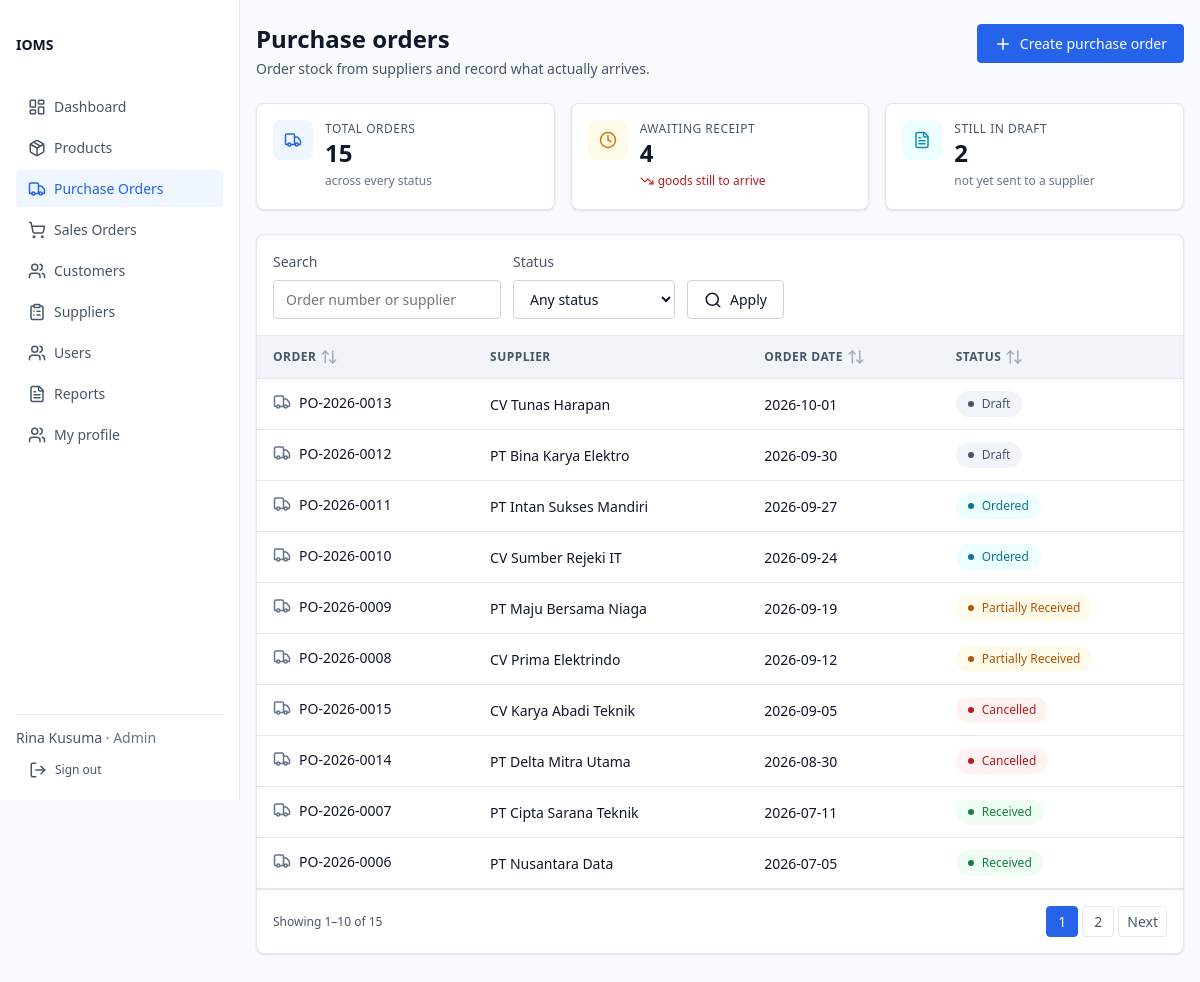
Before: /purchase-orders (signed in) with the older database file.
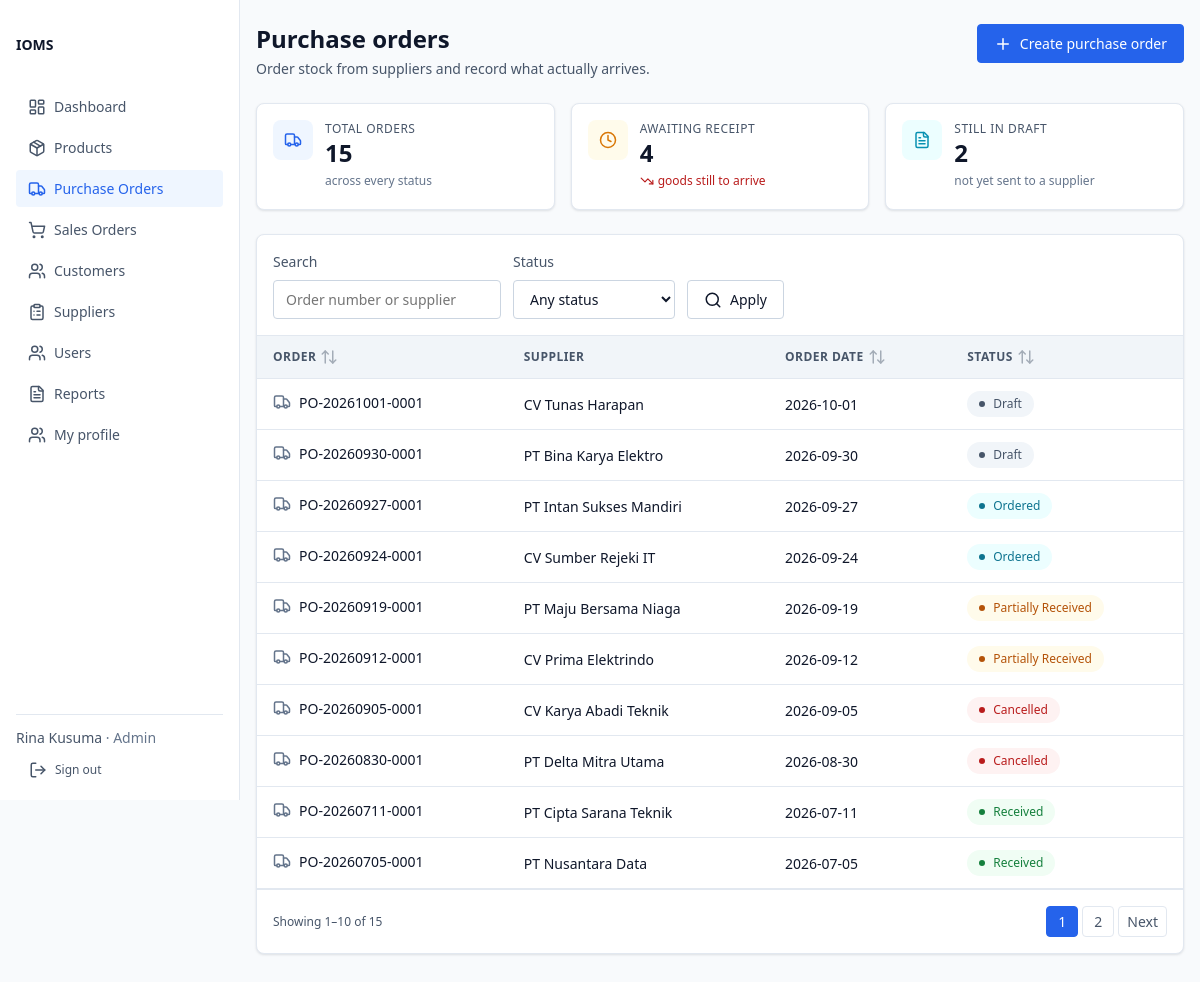
After: the same page with the newer database file.
### tables this page shows
CREATE TABLE IF NOT EXISTS `purchase_order` (
    `id`           BIGINT UNSIGNED NOT NULL AUTO_INCREMENT,
    `order_number` VARCHAR(32)     NOT NULL,
    `supplier_id`  BIGINT UNSIGNED NOT NULL,                   
    `warehouse_id` BIGINT UNSIGNED NOT NULL,                   
    `status`       ENUM('Draft', 'Ordered', 'PartiallyReceived', 'Received', 'Cancelled')
                   NOT NULL DEFAULT 'Draft',                   
    `order_date`   DATE            NOT NULL,                   
    `created_by`   BIGINT UNSIGNED NOT NULL,
    `created_at`   DATETIME        NOT NULL,
    `updated_at`   DATETIME        NOT NULL,
    PRIMARY KEY (`id`),
    UNIQUE KEY `uq_purchase_order_number` (`order_number`),
    KEY `ix_purchase_order_status_date` (`status`, `order_date`),
    KEY `ix_purchase_order_supplier` (`supplier_id`),
    KEY `ix_purchase_order_warehouse` (`warehouse_id`),
    CONSTRAINT `fk_purchase_order_supplier`
        FOREIGN KEY (`supplier_id`) REFERENCES `supplier` (`id`) ON DELETE RESTRICT,
    CONSTRAINT `fk_purchase_order_warehouse`
        FOREIGN KEY (`warehouse_id`) REFERENCES `warehouse` (`id`) ON DELETE RESTRICT,
    CONSTRAINT `fk_purchase_order_created_by`
        FOREIGN KEY (`created_by`) REFERENCES `user` (`id`) ON DELETE RESTRICT
);

### app/Support/View.php (called while the page is built, shortened)
<?php
final class View
{
    private array $shared = [];
    public function share(string $key, mixed $value): void
    {
        $this->shared[$key] = $value;
    }
    public function render(string $template, array $data = [], string $layout = 'layout/app'): string
    {
        $content = $this->renderPartial($template, $data);
        return $this->renderPartial($layout, array_merge($data, ['content' => $content]));
    }
    public function renderPartial(string $template, array $data = []): string
    {
        $file = $this->viewPath . '/' . $template . '.php';
        $scope = array_merge($this->shared, $data);
        try {
            (static function (string $__file, array $__scope): void {
                extract($__scope, EXTR_SKIP);
                require $__file;
            })($file, $scope);
        } catch (Throwable $e) {
            ob_end_clean();
            throw $e;
        }
        $output = ob_get_clean();
        return $output === false ? '' : $output;
    }
    public static function e(?string $value): string
    {
        return htmlspecialchars($value ?? '', ENT_QUOTES | ENT_SUBSTITUTE, 'UTF-8');
    }
}

### app/Controller/PurchaseOrderController.php (called while the page is built, shortened)
<?php
final class PurchaseOrderController
{
    public function index(Request $request): Response
    {
        $criteria = $this->criteriaFrom($request);
        $filters = $request->queryState(self::FILTER_KEYS);
        $sorted = $criteria + $request->sortCriteria(self::SORT_KEYS, 'desc');
        $paginator = new Paginator(
            $this->purchaseOrders->count($criteria),
            $request->queryInt('page', 1),
            $filters,
        );
        $orders = $this->purchaseOrders->search($sorted, $paginator->perPage(), $paginator->offset());
        return Response::html($this->view->render('purchase-orders/index', [
            'title'         => 'Purchase orders',
            'activeNav'     => 'purchase-orders',
            'orders'        => $orders,
            'paginator'     => $paginator,
            'basePath'      => '/purchase-orders',
            'filters'       => $filters,
            'hasFilters'    => $filters !== [],
            'statuses'      => PurchaseOrderStatus::cases(),
            'supplierNames' => $this->supplierNames($orders),
            'summary'       => $this->summary(),
        ]));
    }
    private function summary(): array
    {
        $counts = $this->purchaseOrders->countByStatus();
        return [
            'total'           => array_sum($counts),
            'awaitingReceipt' => ($counts[PurchaseOrderStatus::Ordered->value] ?? 0)
                + ($counts[PurchaseOrderStatus::PartiallyReceived->value] ?? 0),
            'draft'           => $counts[PurchaseOrderStatus::Draft->value] ?? 0,
        ];
    }
    private function supplierNames(array $orders): array
    {
        $names = [];
        foreach ($orders as $order) {
            $names[$order->supplierId] = $this->parties->requireSupplier($order->supplierId)->name;
        }
        return $names;
    }
    private function criteriaFrom(Request $request): array
    {
        $criteria = [];
        return $criteria;
    }
}

### public/index.php (called while the page is built, shortened)
<?php
$config = require dirname(__DIR__) . '/config/app.php';
$buildContainer = require dirname(__DIR__) . '/config/container.php';
$container = $buildContainer($config);
$router = $container['router'];
$view = $container['view'];
$request = Request::fromGlobals();
$errorResponse = static function (
    Request $request,
    View $view,
    int $status,
    string $code,
    string $message,
): Response {
    if ($request->expectsJson()) {
        return Response::jsonError($code, $message, $status);
    }
    return Response::html(
        $view->render('error/' . $status, ['title' => 'Error ' . $status], 'layout/auth'),
        $status,
    );
};
try {
    $route = $router->match($request->method(), $request->path());
    $controllers = $container['controllers'];
    $controllerKey = $route['controller'];
    $controller = $controllers[$controllerKey]();
    $action = $route['action'];
    $response = $controller->{$action}($request->withRouteParams($route['params']));
} catch (UnauthenticatedException) {
    if ($request->expectsJson()) {
        Response::jsonError('unauthorized', 'Authentication required.', 401)->send();
    } else {
        Response::redirect('/login')->send();
    }
} catch (ForbiddenException $e) {
    $errorResponse($request, $view, 403, 'forbidden', $e->getMessage())->send();
} catch (NotFoundException) {
    $errorResponse($request, $view, 404, 'not_found', 'Resource not found.')->send();
} catch (RateLimitException $e) {
    if ($request->expectsJson()) {
        Response::jsonError('rate_limited', $e->getMessage(), 429)->send();
    } else {
        Response::html(
            $view->render('error/429', ['title' => 'Too Many Requests'], 'layout/auth'),
            429,
        )->send();
    }
} catch (ValidationException | DomainException $e) {
    error_log('Unhandled domain/validation error: ' . $e->getMessage());
    $errorResponse($request, $view, 400, 'invalid_request', 'The request could not be processed.')->send();
} catch (Throwable $e) {
    error_log(sprintf(
        'Unhandled %s: %s in %s:%d',
        $e::class,
        $e->getMessage(),
        $e->getFile(),
        $e->getLine(),
    ));
    $errorResponse($request, $view, 500, 'server_error', 'Something went wrong. Please try again.')->send();
}

### app/Support/Request.php (called while the page is built, shortened)
<?php
final class Request
{
    public function queryString(string $key, string $default = ''): string
    {
        $value = $this->query[$key] ?? null;
        return is_string($value) ? trim($value) : $default;
    }
    public function queryState(array $keys): array
    {
        $state = [];
        foreach ($keys as $key) {
            $value = $this->queryString($key);
        }
        return $state;
    }
}

### app/Support/Database.php (called while the page is built, shortened)
<?php
final class Database implements TransactionRunner
{
    private ?PDO $pdo = null;
    public function pdo(): PDO
    {
        if ($this->pdo instanceof PDO) {
            return $this->pdo;
        }
        $dsn = sprintf(
            'mysql:host=%s;port=%d;dbname=%s;charset=utf8mb4',
            $this->config['host'],
            $this->config['port'],
            $this->config['database'],
        );
        try {
            $this->pdo = new PDO(
                $dsn,
                $this->config['username'],
                $this->config['password'],
                [
                    PDO::ATTR_ERRMODE            => PDO::ERRMODE_EXCEPTION,
                    PDO::ATTR_DEFAULT_FETCH_MODE => PDO::FETCH_ASSOC,
                    PDO::ATTR_EMULATE_PREPARES   => false,
                    PDO::ATTR_STRINGIFY_FETCHES  => false,
                    \Pdo\Mysql::ATTR_FOUND_ROWS  => true,
                ],
            );
        } catch (PDOException $e) {
            error_log('Database connection failed: ' . $e->getMessage());
            throw new RuntimeException('Database connection failed.', 0, $e);
        }
        return $this->pdo;
    }
}

### app/Repository/Mysql/MysqlRepository.php (called while the page is built, shortened)
<?php
abstract class MysqlRepository
{
    protected function pdo(): PDO
    {
        return $this->db->pdo();
    }
    protected function run(string $sql, array $params = []): PDOStatement
    {
        $statement = $this->pdo()->prepare($sql);
        $statement->execute($params);
        return $statement;
    }
    protected function fetchAll(string $sql, array $params = []): array
    {
        $rows = $this->run($sql, $params)->fetchAll();
        return $rows;
    }
}

### app/Repository/Mysql/MysqlPurchaseOrderRepository.php (called while the page is built, shortened)
<?php
final class MysqlPurchaseOrderRepository extends MysqlRepository implements PurchaseOrderRepositoryInterface
{
    public function search(array $criteria, int $limit, int $offset): array
    {
        [$where, $params] = $this->buildFilter($criteria);
        $sortColumn = $this->resolveSortColumn(self::SORTABLE, $criteria['sort'] ?? null, 'order_date');
        $direction = $this->resolveDirection($criteria['direction'] ?? null);
        $rows = $this->fetchAll(
            self::SELECT . $where
            . ' ORDER BY ' . $sortColumn . ' ' . $direction . ', id DESC'
            . ' LIMIT :limit OFFSET :offset',
            $params + ['limit' => $limit, 'offset' => $offset],
        );
        return array_map(fn (array $row): PurchaseOrder => $this->hydrate($row, []), $rows);
    }
    private function buildFilter(array $criteria): array
    {
        $clauses = [];
        $params = [];
        return [$clauses === [] ? '' : ' WHERE ' . implode(' AND ', $clauses), $params];
    }
    private function hydrate(array $row, array $items): PurchaseOrder
    {
        return new PurchaseOrder(
            (int) $row['id'],
            (string) $row['order_number'],
            (int) $row['supplier_id'],
            (int) $row['warehouse_id'],
            PurchaseOrderStatus::from((string) $row['status']),
            (string) $row['order_date'],
            (int) $row['created_by'],
            $items,
        );
    }
}

### app/Service/PurchaseOrderService.php (called while the page is built, shortened)
<?php
final class PurchaseOrderService
{
    public function search(array $criteria, int $limit, int $offset): array
    {
        return $this->orders->search($criteria, $limit, $offset);
    }
}

### app/Entity/Enum/PurchaseOrderStatus.php (called while the page is built, shortened)
<?php
enum PurchaseOrderStatus: string
{
    public function label(): string
    {
        return match ($this) {
            self::Draft => 'Draft',
            self::Ordered => 'Ordered',
            self::PartiallyReceived => 'Partially Received',
            self::Received => 'Received',
            self::Cancelled => 'Cancelled',
        };
    }
}

### views/purchase-orders/index.php (the view, shortened to what the rows shown need)
<?php
$badgeClass = static fn (PurchaseOrderStatus $status): string => match ($status) {
    PurchaseOrderStatus::Draft => 'badge--draft',
    PurchaseOrderStatus::Ordered => 'badge--approved',
    PurchaseOrderStatus::PartiallyReceived => 'badge--pending',
    PurchaseOrderStatus::Received => 'badge--received',
    PurchaseOrderStatus::Cancelled => 'badge--cancelled',
};
?>
<div class="page-header">
    <div>
        <h1 class="page-title">Purchase orders</h1>
    </div>
</div>
<div class="card">
    <?php if ($orders === [] && $hasFilters) : ?>
        <?= $view->renderPartial('layout/_empty-state', [
            'icon' => 'filter-x',
            'heading' => 'No purchase orders match these filters',
            'text' => 'Try a different order number, supplier or status, or clear the filters to see every order.',
            'actionLabel' => 'Clear filters',
            'actionHref' => '/purchase-orders',
        ]) ?>
    <?php else : ?>
        <div class="table-wrap">
            <table class="table">
                <thead>
                    <tr>
                        <?= $view->renderPartial('layout/_sort-header', [
                            'label' => 'Order',
                            'sortKey' => 'number',
                            'basePath' => $basePath,
                            'filters' => $filters,
                        ]) ?>
                        <th scope="col">Supplier</th>
                        <?= $view->renderPartial('layout/_sort-header', [
                            'label' => 'Order date',
                            'sortKey' => 'date',
                            'basePath' => $basePath,
                            'filters' => $filters,
                        ]) ?>
                        <?= $view->renderPartial('layout/_sort-header', [
                            'label' => 'Status',
                            'sortKey' => 'status',
                            'basePath' => $basePath,
                            'filters' => $filters,
                        ]) ?>
                    </tr>
                </thead>
                <tbody>
                    <?php foreach ($orders as $order) : ?>
                        <tr>
                            <td>
                                <a class="row-entity" href="/purchase-orders/<?= (int) $order->id ?>">
                                    <svg class="icon" aria-hidden="true">
                                        <use href="/assets/icons/lucide-sprite.svg#truck"></use>
                                    </svg>
                                    <span class="cell-primary tabular"><?= View::e($order->orderNumber) ?></span>
                                </a>
                            </td>
                            <td><?= View::e($supplierNames[$order->supplierId] ?? '—') ?></td>
                            <td class="tabular"><?= View::e($order->orderDate) ?></td>
                            <td>
                                <span class="badge <?= $badgeClass($order->status) ?>">
                                    <?= View::e($order->status->label()) ?>
                                </span>
                            </td>
                        </tr>
                    <?php endforeach; ?>
                </tbody>
            </table>
        </div>
    <?php endif; ?>
</div>

Changed rows visible on the page:
changed purchase_order "CV Tunas Harapan": order_number "PO-2026-0013" → "PO-20261001-0001"
changed purchase_order "PT Bina Karya Elektro": order_number "PO-2026-0012" → "PO-20260930-0001"
changed purchase_order "PT Intan Sukses Mandiri": order_number "PO-2026-0011" → "PO-20260927-0001"
changed purchase_order "CV Sumber Rejeki IT": order_number "PO-2026-0010" → "PO-20260924-0001"
changed purchase_order "PT Maju Bersama Niaga": order_number "PO-2026-0009" → "PO-20260919-0001"
changed purchase_order "CV Prima Elektrindo": order_number "PO-2026-0008" → "PO-20260912-0001"
changed purchase_order "CV Karya Abadi Teknik": order_number "PO-2026-0015" → "PO-20260905-0001"
changed purchase_order "PT Delta Mitra Utama": order_number "PO-2026-0014" → "PO-20260830-0001"
changed purchase_order "PT Cipta Sarana Teknik": order_number "PO-2026-0007" → "PO-20260711-0001"
changed purchase_order "PT Nusantara Data": order_number "PO-2026-0006" → "PO-20260705-0001"
